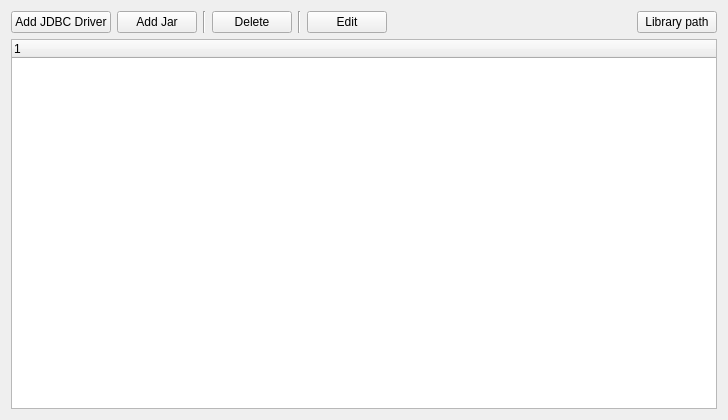
<?xml version="1.0" encoding="UTF-8"?>
<ui version="4.0">
 <class>JarsManagerForm</class>
 <widget class="QWidget" name="JarsManagerForm">
  <property name="geometry">
   <rect>
    <x>0</x>
    <y>0</y>
    <width>728</width>
    <height>420</height>
   </rect>
  </property>
  <property name="windowTitle">
   <string>Drivers &amp; Jars</string>
  </property>
  <layout class="QVBoxLayout" name="verticalLayout">
   <item>
    <layout class="QHBoxLayout" name="horizontalLayout">
     <item>
      <widget class="QPushButton" name="btn_add_driver">
       <property name="text">
        <string>Add JDBC Driver</string>
       </property>
       <property name="icon">
        <iconset resource="resources.qrc">
         <normaloff>:/images/plus.svg</normaloff>:/images/plus.svg</iconset>
       </property>
      </widget>
     </item>
     <item>
      <widget class="QPushButton" name="btn_add_jar">
       <property name="text">
        <string>Add Jar</string>
       </property>
       <property name="icon">
        <iconset resource="resources.qrc">
         <normaloff>:/images/plus.svg</normaloff>:/images/plus.svg</iconset>
       </property>
      </widget>
     </item>
     <item>
      <widget class="Line" name="line">
       <property name="orientation">
        <enum>Qt::Vertical</enum>
       </property>
      </widget>
     </item>
     <item>
      <widget class="QPushButton" name="btn_delete">
       <property name="text">
        <string>Delete</string>
       </property>
       <property name="icon">
        <iconset resource="resources.qrc">
         <normaloff>:/images/minus.svg</normaloff>:/images/minus.svg</iconset>
       </property>
      </widget>
     </item>
     <item>
      <widget class="Line" name="line_2">
       <property name="orientation">
        <enum>Qt::Vertical</enum>
       </property>
      </widget>
     </item>
     <item>
      <widget class="QPushButton" name="btn_edit">
       <property name="text">
        <string>Edit</string>
       </property>
       <property name="icon">
        <iconset resource="resources.qrc">
         <normaloff>:/images/edit_data.svg</normaloff>:/images/edit_data.svg</iconset>
       </property>
      </widget>
     </item>
     <item>
      <spacer name="horizontalSpacer">
       <property name="orientation">
        <enum>Qt::Horizontal</enum>
       </property>
       <property name="sizeHint" stdset="0">
        <size>
         <width>40</width>
         <height>20</height>
        </size>
       </property>
      </spacer>
     </item>
     <item>
      <widget class="QPushButton" name="btn_lib_path">
       <property name="text">
        <string>Library path</string>
       </property>
       <property name="icon">
        <iconset resource="resources.qrc">
         <normaloff>:/images/open.svg</normaloff>:/images/open.svg</iconset>
       </property>
      </widget>
     </item>
    </layout>
   </item>
   <item>
    <widget class="QTreeWidget" name="tree_main">
     <column>
      <property name="text">
       <string notr="true">1</string>
      </property>
     </column>
    </widget>
   </item>
  </layout>
 </widget>
 <resources>
  <include location="resources.qrc"/>
 </resources>
 <connections/>
</ui>
